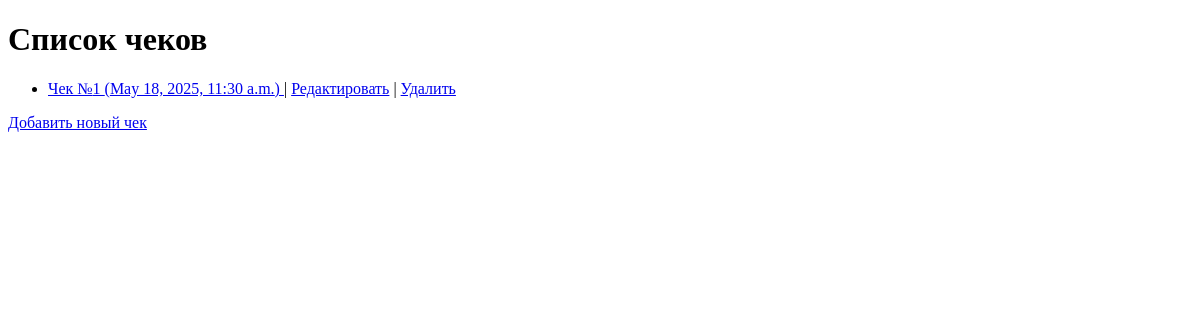
/receipts/, run on an earlier commit of the app's database.
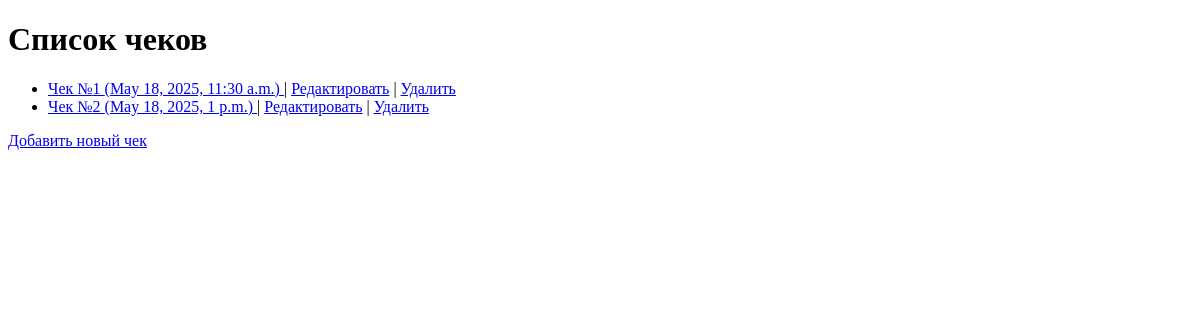
And on a later commit of the database.
### receipts/models.py (models this page shows, shortened)
class Receipt(models.Model):
    number = models.CharField(max_length=50)
    date_time = models.DateTimeField()
    total_amount = models.DecimalField(max_digits=10, decimal_places=2, default=0)  # Добавлено default=0
    store = models.ForeignKey(Store, on_delete=models.CASCADE)
    customer = models.ForeignKey(Customer, on_delete=models.CASCADE)
    products = models.ManyToManyField(Product, through='ReceiptProduct')

### receipts/views.py (the view)
# urls.py: path('', views.receipt_list, name='receipt_list'),
def receipt_list(request):
    receipts = Receipt.objects.all()
    return render(request, 'receipts/receipt_list.html', {'receipts': receipts})

### receipts/templates/receipts/receipt_list.html (shortened to what this page needs)
<!DOCTYPE html>
<html lang="ru">
<head>
</head>
<body>
    <h1>Список чеков</h1>
    <ul>
        {% for receipt in receipts %}
            <li>
                <a href="{% url 'receipt_detail' pk=receipt.pk %}">
                    Чек №{{ receipt.number }} ({{ receipt.date_time }})
                </a>
                | <a href="{% url 'receipt_update' pk=receipt.pk %}">Редактировать</a>
                | <a href="{% url 'receipt_delete' pk=receipt.pk %}">Удалить</a>
            </li>
        {% empty %}
            <li>Чеков пока нет.</li>
        {% endfor %}
    </ul>
    <a href="{% url 'receipt_create' %}">Добавить новый чек</a>
</body>
</html>

What changed in the data, as far as the page shows it:
added Receipt: number "2", date_time "May 18, 2025, 1 p.m."
